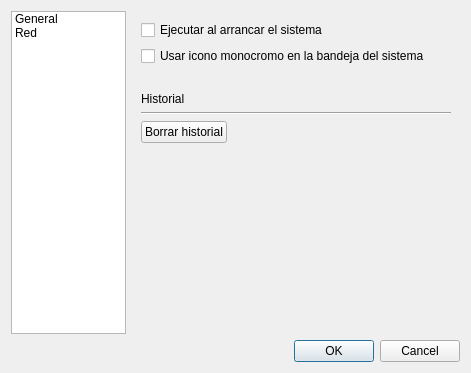
<?xml version="1.0" encoding="UTF-8"?>
<ui version="4.0">
 <class>Settings</class>
 <widget class="QDialog" name="Settings">
  <property name="geometry">
   <rect>
    <x>0</x>
    <y>0</y>
    <width>471</width>
    <height>373</height>
   </rect>
  </property>
  <property name="windowTitle">
   <string>Ajustes</string>
  </property>
  <layout class="QGridLayout" name="gridLayout">
   <item row="1" column="1">
    <widget class="QDialogButtonBox" name="buttonBox">
     <property name="orientation">
      <enum>Qt::Horizontal</enum>
     </property>
     <property name="standardButtons">
      <set>QDialogButtonBox::Cancel|QDialogButtonBox::Ok</set>
     </property>
    </widget>
   </item>
   <item row="0" column="0">
    <widget class="QListWidget" name="listWidget">
     <property name="sizePolicy">
      <sizepolicy hsizetype="Preferred" vsizetype="Preferred">
       <horstretch>0</horstretch>
       <verstretch>0</verstretch>
      </sizepolicy>
     </property>
     <property name="minimumSize">
      <size>
       <width>115</width>
       <height>0</height>
      </size>
     </property>
     <property name="maximumSize">
      <size>
       <width>115</width>
       <height>16777215</height>
      </size>
     </property>
     <item>
      <property name="text">
       <string>General</string>
      </property>
      <property name="icon">
       <iconset>
        <normalon>:/icons/32x32/configure.png</normalon>
       </iconset>
      </property>
     </item>
     <item>
      <property name="text">
       <string>Red</string>
      </property>
      <property name="icon">
       <iconset>
        <normalon>:/icons/32x32/preferences-system-network.png</normalon>
       </iconset>
      </property>
     </item>
    </widget>
   </item>
   <item row="0" column="1">
    <widget class="QStackedWidget" name="stackedWidget">
     <property name="sizePolicy">
      <sizepolicy hsizetype="Expanding" vsizetype="Expanding">
       <horstretch>0</horstretch>
       <verstretch>0</verstretch>
      </sizepolicy>
     </property>
     <widget class="QWidget" name="generalPage">
      <layout class="QGridLayout" name="gridLayout_3">
       <item row="1" column="0">
        <layout class="QVBoxLayout" name="verticalLayoutHistorial">
         <property name="sizeConstraint">
          <enum>QLayout::SetDefaultConstraint</enum>
         </property>
         <item>
          <widget class="QCheckBox" name="checkBoxStartup">
           <property name="text">
            <string>Ejecutar al arrancar el sistema</string>
           </property>
          </widget>
         </item>
         <item>
          <widget class="QCheckBox" name="checkBoxMonochromeIcon">
           <property name="text">
            <string>Usar icono monocromo en la bandeja del sistema</string>
           </property>
          </widget>
         </item>
         <item>
          <spacer name="verticalSpacer_2">
           <property name="orientation">
            <enum>Qt::Vertical</enum>
           </property>
           <property name="sizeType">
            <enum>QSizePolicy::Fixed</enum>
           </property>
           <property name="sizeHint" stdset="0">
            <size>
             <width>20</width>
             <height>20</height>
            </size>
           </property>
          </spacer>
         </item>
         <item>
          <widget class="QLabel" name="labelHistorial">
           <property name="sizePolicy">
            <sizepolicy hsizetype="Preferred" vsizetype="Fixed">
             <horstretch>0</horstretch>
             <verstretch>0</verstretch>
            </sizepolicy>
           </property>
           <property name="text">
            <string>Historial</string>
           </property>
          </widget>
         </item>
         <item>
          <widget class="Line" name="lineHistorial">
           <property name="sizePolicy">
            <sizepolicy hsizetype="Expanding" vsizetype="Fixed">
             <horstretch>0</horstretch>
             <verstretch>0</verstretch>
            </sizepolicy>
           </property>
           <property name="orientation">
            <enum>Qt::Horizontal</enum>
           </property>
          </widget>
         </item>
         <item>
          <widget class="QPushButton" name="pushButtonBorrarHistorial">
           <property name="sizePolicy">
            <sizepolicy hsizetype="Fixed" vsizetype="Fixed">
             <horstretch>0</horstretch>
             <verstretch>0</verstretch>
            </sizepolicy>
           </property>
           <property name="text">
            <string>Borrar historial</string>
           </property>
           <property name="icon">
            <iconset>
             <normalon>:/icons/16x16/edit-clear-history.png</normalon>
            </iconset>
           </property>
          </widget>
         </item>
         <item>
          <spacer name="verticalSpacerHistorial">
           <property name="orientation">
            <enum>Qt::Vertical</enum>
           </property>
           <property name="sizeHint" stdset="0">
            <size>
             <width>20</width>
             <height>40</height>
            </size>
           </property>
          </spacer>
         </item>
        </layout>
       </item>
      </layout>
     </widget>
     <widget class="QWidget" name="networkPage">
      <layout class="QGridLayout" name="gridLayout_2">
       <item row="0" column="0">
        <layout class="QVBoxLayout" name="verticalLayoutProxyRadioGroup">
         <item>
          <widget class="QRadioButton" name="radioButtonNoProxy">
           <property name="text">
            <string>Sin pro&amp;xy</string>
           </property>
           <attribute name="buttonGroup">
            <string notr="true">buttonGroupProxyType</string>
           </attribute>
          </widget>
         </item>
         <item>
          <widget class="QRadioButton" name="radioButtonSystemProxy">
           <property name="text">
            <string>Usar configuraci&amp;ón de proxy del sistema</string>
           </property>
           <attribute name="buttonGroup">
            <string notr="true">buttonGroupProxyType</string>
           </attribute>
          </widget>
         </item>
         <item>
          <widget class="QRadioButton" name="radioButtonManualProxy">
           <property name="text">
            <string>Usar configuración de proxy &amp;manual</string>
           </property>
           <attribute name="buttonGroup">
            <string notr="true">buttonGroupProxyType</string>
           </attribute>
          </widget>
         </item>
        </layout>
       </item>
       <item row="2" column="0">
        <layout class="QFormLayout" name="formLayoutProxy">
         <item row="1" column="0">
          <widget class="QLabel" name="labelProxyType">
           <property name="text">
            <string>Tipo:</string>
           </property>
          </widget>
         </item>
         <item row="1" column="1">
          <widget class="QComboBox" name="comboBoxProxyType">
           <property name="enabled">
            <bool>false</bool>
           </property>
          </widget>
         </item>
         <item row="2" column="0">
          <widget class="QLabel" name="labelProxyServer">
           <property name="text">
            <string>Servidor:</string>
           </property>
          </widget>
         </item>
         <item row="2" column="1">
          <widget class="QLineEdit" name="lineEditProxyServer">
           <property name="enabled">
            <bool>false</bool>
           </property>
          </widget>
         </item>
         <item row="3" column="0">
          <widget class="QLabel" name="labelProxyPort">
           <property name="text">
            <string>Puerto:</string>
           </property>
          </widget>
         </item>
         <item row="3" column="1">
          <widget class="QSpinBox" name="spinBoxProxyPort">
           <property name="enabled">
            <bool>false</bool>
           </property>
           <property name="maximum">
            <number>9999</number>
           </property>
           <property name="value">
            <number>8080</number>
           </property>
          </widget>
         </item>
         <item row="4" column="0">
          <widget class="QLabel" name="labelProxyUser">
           <property name="text">
            <string>Nombre de usuario:</string>
           </property>
          </widget>
         </item>
         <item row="4" column="1">
          <widget class="QLineEdit" name="lineEditProxyUser">
           <property name="enabled">
            <bool>false</bool>
           </property>
          </widget>
         </item>
         <item row="5" column="0">
          <widget class="QLabel" name="labelProxyPassword">
           <property name="text">
            <string>Contraseña:</string>
           </property>
          </widget>
         </item>
         <item row="5" column="1">
          <widget class="QLineEdit" name="lineEditProxyPassword">
           <property name="enabled">
            <bool>false</bool>
           </property>
           <property name="inputMethodHints">
            <set>Qt::ImhHiddenText|Qt::ImhNoAutoUppercase|Qt::ImhNoPredictiveText|Qt::ImhSensitiveData</set>
           </property>
           <property name="echoMode">
            <enum>QLineEdit::Password</enum>
           </property>
          </widget>
         </item>
        </layout>
       </item>
       <item row="1" column="0">
        <spacer name="verticalSpacerProxy">
         <property name="orientation">
          <enum>Qt::Vertical</enum>
         </property>
         <property name="sizeType">
          <enum>QSizePolicy::Fixed</enum>
         </property>
         <property name="sizeHint" stdset="0">
          <size>
           <width>20</width>
           <height>10</height>
          </size>
         </property>
        </spacer>
       </item>
      </layout>
     </widget>
    </widget>
   </item>
  </layout>
 </widget>
 <resources/>
 <connections>
  <connection>
   <sender>buttonBox</sender>
   <signal>accepted()</signal>
   <receiver>Settings</receiver>
   <slot>accept()</slot>
   <hints>
    <hint type="sourcelabel">
     <x>248</x>
     <y>254</y>
    </hint>
    <hint type="destinationlabel">
     <x>157</x>
     <y>274</y>
    </hint>
   </hints>
  </connection>
  <connection>
   <sender>buttonBox</sender>
   <signal>rejected()</signal>
   <receiver>Settings</receiver>
   <slot>reject()</slot>
   <hints>
    <hint type="sourcelabel">
     <x>316</x>
     <y>260</y>
    </hint>
    <hint type="destinationlabel">
     <x>286</x>
     <y>274</y>
    </hint>
   </hints>
  </connection>
 </connections>
 <buttongroups>
  <buttongroup name="buttonGroupProxyType"/>
 </buttongroups>
</ui>
